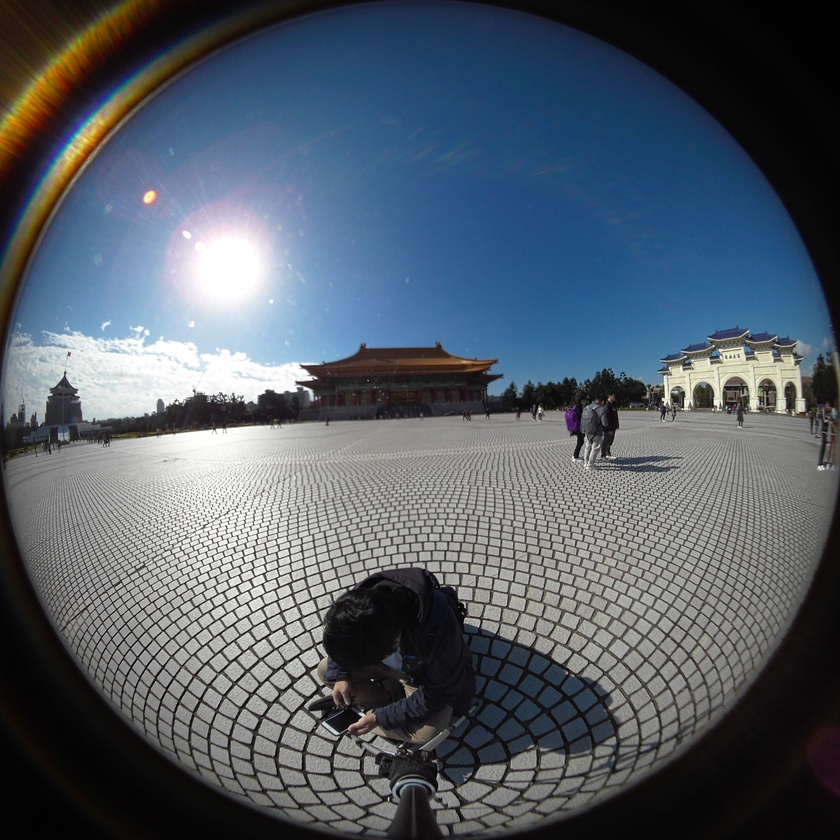
#> input picture Final_m10907314/FRONT.JPG, 840 x 840 px, shrunk from 2880 x 2880 before the run
$ python buildOBJ.py
#> lines starting #> are read from the running program, lines starting #| are printed output that depends on the picture
import numpy as np
import math
import cv2

np.set_printoptions(suppress=False)
circle_count_K = 100 #phi解析度K
line_count_N =  100 #theta解析度N
sphere_radius = 100 #球體半徑
image_ratio = 0.8 #取相片的百分比圓

K = circle_count_K
N = line_count_N

#section = np.zeros((K,N), dtype=float)
point = np.zeros((K+1,N+1,3), dtype=float) #所有的空間座標點
index = np.zeros((K+1,N+1,), dtype=int) #紀錄obj內的v/vt/vn的index位置
half_total_point_count = (K+1) * (N+1) #紀錄另一半的點index起始位置

#讀入兩張圖片並合併成一張圖片輸出
img_FRONT = cv2.imread("FRONT.JPG")
#> img_FRONT is the input picture: shape (840, 840, 3); mean B, G, R 104, 93.7, 84.1
img_REAR = cv2.imread("REAR.JPG")
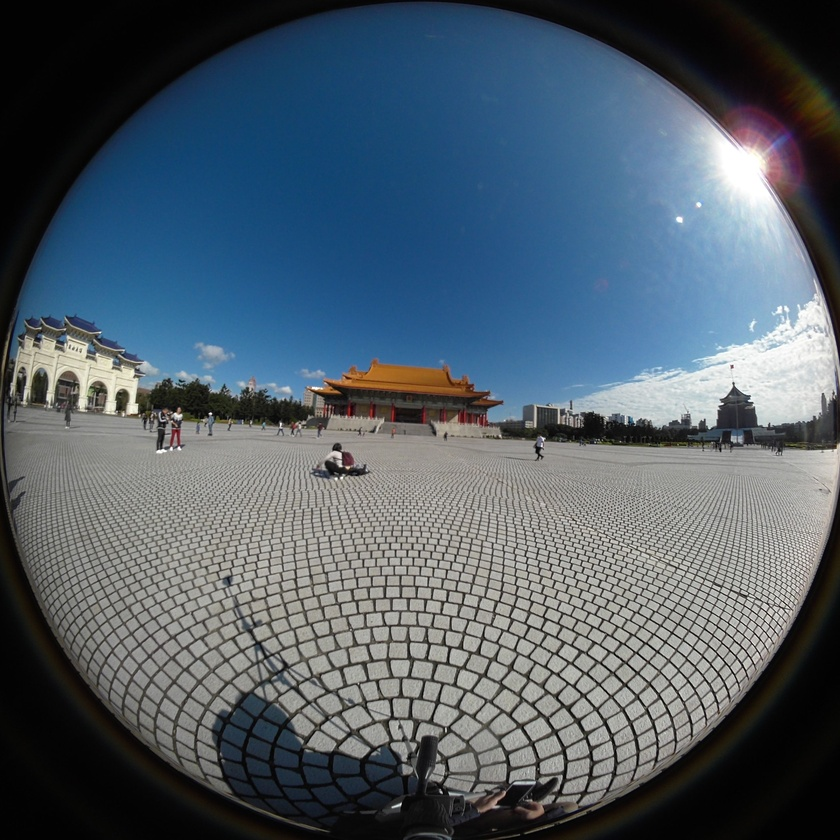
#> input picture Final_m10907314/REAR.JPG, 840 x 840 px, shrunk from 2880 x 2880 before the run
#> img_REAR is the input picture: shape (840, 840, 3); mean B, G, R 105.3, 94.2, 80.7
img_combine = np.hstack((img_FRONT, img_REAR))
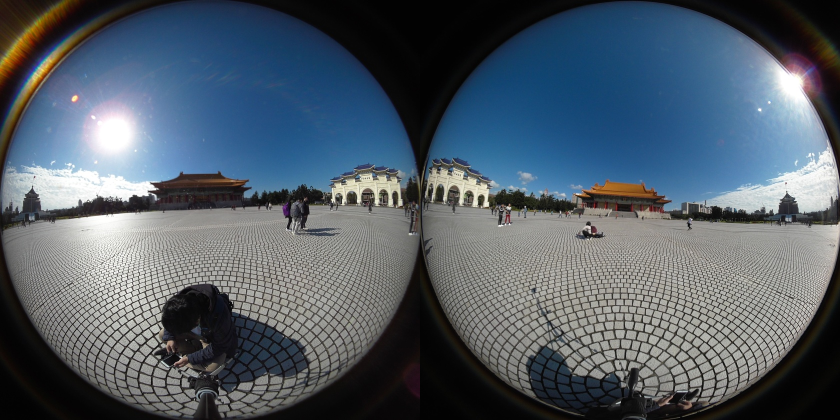
#> img_combine: shape (840, 1680, 3) (shown at 1/2 size); mean B, G, R 104.6, 93.9, 82.4
cv2.imwrite("COMBINE.JPG", img_combine)

def normal(start, end): #輸出為兩點的單位向量
    vector = np.zeros((3,), dtype=float)
    vector = end - start
    norm = np.linalg.norm(vector)
    if norm == 0:
       return vector
    return vector / norm

#建立出半圓的所有空間座標點
for k in range(K+1):
    for n in range(N+1):

        r = sphere_radius
        phi = math.pi/2 - math.pi*k/(2*K)
        theta = 2*math.pi*n/N

        x = r * math.cos(phi) * math.cos(theta)
        y = r * math.cos(phi) * math.sin(theta)
        z = r * math.sin(phi)

        point[k][n] = np.array([x,y,z])


#寫mtl檔
f = open("COMBINE.mtl",'w')
f.write("newmtl COMBINE\n")
f.write("Kd 1 1 1\n")
f.write("Ka 1 1 1\n")
f.write("Ks 1 1 1\n")
f.write("map_Kd COMBINE.JPG\n")
f.close()

#寫obj檔
f = open("COMBINE.obj",'w')
f.write("mtllib COMBINE.mtl\n")

# #-------------------front part-------------------
#寫obj內前半圓的v空間座標
for k in range(K+1):
    for n in range(N+1):
        f.write('v {x} {y} {z}\n'.format(x=format(point[k][n][0], '.30f'),
                                          y=format(point[k][n][1], '.30f'),
                                          z=format(point[k][n][2], '.30f')))
        index[k][n] = k*(N+1) + n + 1
f.write("\n")

#寫obj內前半圓的vt紋理座標
for k in range(K+1):
    for n in range(N+1):
        #標準化
        standard_x = (point[k][n][0] * image_ratio + sphere_radius) / (2 * sphere_radius)
        standard_y = (point[k][n][1] * image_ratio + sphere_radius) / (2 * sphere_radius)  #picture y正往下
        standard_x = standard_x / 2
        standard_y = standard_y
        f.write('vt {x} {y} 0\n'.format(x=format(standard_x, '.30f'),
                                      y=format(standard_y, '.30f')))
f.write("\n")

#寫obj內前半圓的vn法向量
for k in range(K+1):
    for n in range(N+1):
        normal_vector = normal(point[k][n], np.array([0,0,0]))
        f.write('vn {x} {y} {z}\n'.format(x=format(normal_vector[0], '.30f'),
                                          y=format(normal_vector[1], '.30f'),
                                          z=format(normal_vector[2], '.30f')))
f.write("\n")

#寫obj內前半圓的f 四點成一個面
f.write("usemtl COMBINE\n")
for k in range(K):
    for n in range(N):
        f.write('f')
        f.write(' {index_v}/{index_vt}/{index_vn}'.format(index_v=index[k][n], index_vt=index[k][n], index_vn=index[k][n]))
        f.write(' {index_v}/{index_vt}/{index_vn}'.format(index_v=index[k][n+1], index_vt=index[k][n+1], index_vn=index[k][n+1]))
        f.write(' {index_v}/{index_vt}/{index_vn}'.format(index_v=index[k+1][n+1], index_vt=index[k+1][n+1], index_vn=index[k+1][n+1]))
        f.write(' {index_v}/{index_vt}/{index_vn}'.format(index_v=index[k+1][n], index_vt=index[k+1][n], index_vn=index[k+1][n]))
        f.write('\n')


# #-------------------rear part-------------------
#寫obj內後半圓的v空間座標
for k in range(K+1):
    for n in range(N+1):
        f.write('v {x} {y} {z}\n'.format(x=format(point[k][n][0] * -1, '.30f'),
                                          y=format(point[k][n][1] * -1, '.30f'),
                                          z=format(point[k][n][2] * -1, '.30f')))
        index[k][n] = k*(N+1) + n + 1 + half_total_point_count
f.write("\n")

#寫obj內後半圓的vt紋理座標
for k in range(K+1):
    for n in range(N+1):
        #標準化
        standard_x = (point[k][n][0] * image_ratio + sphere_radius) / (2 * sphere_radius)
        standard_y = (-1 * point[k][n][1] * image_ratio + sphere_radius) / (2 * sphere_radius)  #picture y正往下
        standard_x = standard_x / 2 + 0.5
        standard_y = standard_y
        f.write('vt {x} {y} 0\n'.format(x=format(standard_x, '.30f'),
                                      y=format(standard_y, '.30f')))
f.write("\n")

#寫obj內後半圓的vn法向量
for k in range(K+1):
    for n in range(N+1):
        normal_vector = normal(point[k][n]*-1, np.array([0,0,0]))
        f.write('vn {x} {y} {z}\n'.format(x=format(normal_vector[0], '.30f'),
                                          y=format(normal_vector[1], '.30f'),
                                          z=format(normal_vector[2], '.30f')))
f.write("\n")

#寫obj內後半圓的f 四點成一個面
f.write("usemtl COMBINE\n")
for k in range(K):
    for n in range(N):
        f.write('f')
        f.write(' {index_v}/{index_vt}/{index_vn}'.format(index_v=index[k][n], index_vt=index[k][n], index_vn=index[k][n]))
        f.write(' {index_v}/{index_vt}/{index_vn}'.format(index_v=index[k+1][n], index_vt=index[k+1][n], index_vn=index[k+1][n]))
        f.write(' {index_v}/{index_vt}/{index_vn}'.format(index_v=index[k+1][n+1], index_vt=index[k+1][n+1], index_vn=index[k+1][n+1]))
        f.write(' {index_v}/{index_vt}/{index_vn}'.format(index_v=index[k][n+1], index_vt=index[k][n+1], index_vn=index[k][n+1]))
        f.write('\n')

f.close()
